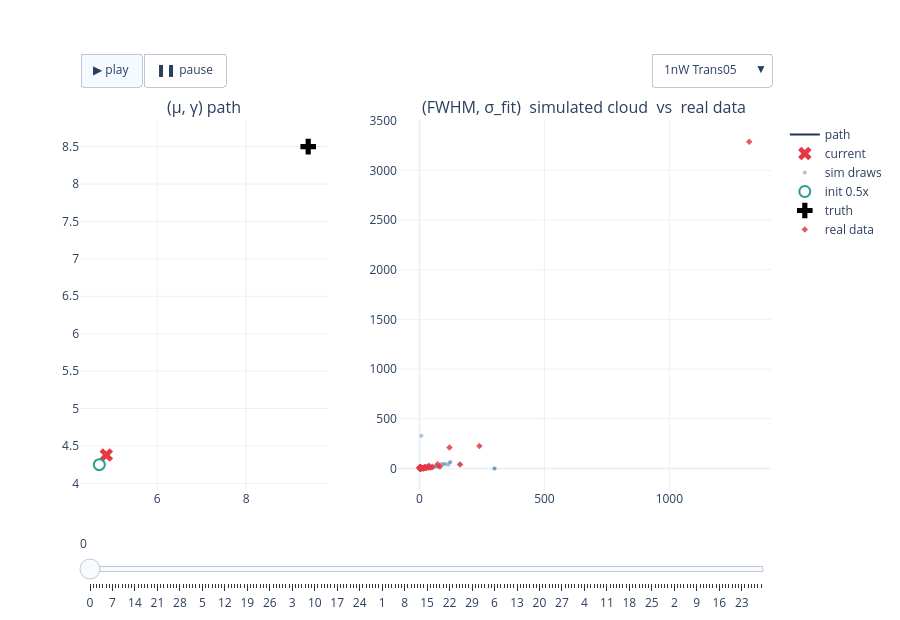

Notebook code for this chart:
### Code cell
# FIG 1a — 1nW interactive: path + cloud, experiment dropdown + play/slider   (22a verbatim)
fig_1nW = build_power_figure(RESULTS, '1nW')
if fig_1nW is not None:
    _h = os.path.join(REPO_ROOT, 'notebooks', '24_realdata_accuracy', '24b-fig1a-1nW-paths-clouds.html')
    fig_1nW.write_html(_h, include_plotlyjs='cdn', config=CONFIG_PLOT)
    print('wrote', _h, f'({os.path.getsize(_h)/1e6:.1f} MB)')
    fig_1nW.show(config=CONFIG_PLOT)
